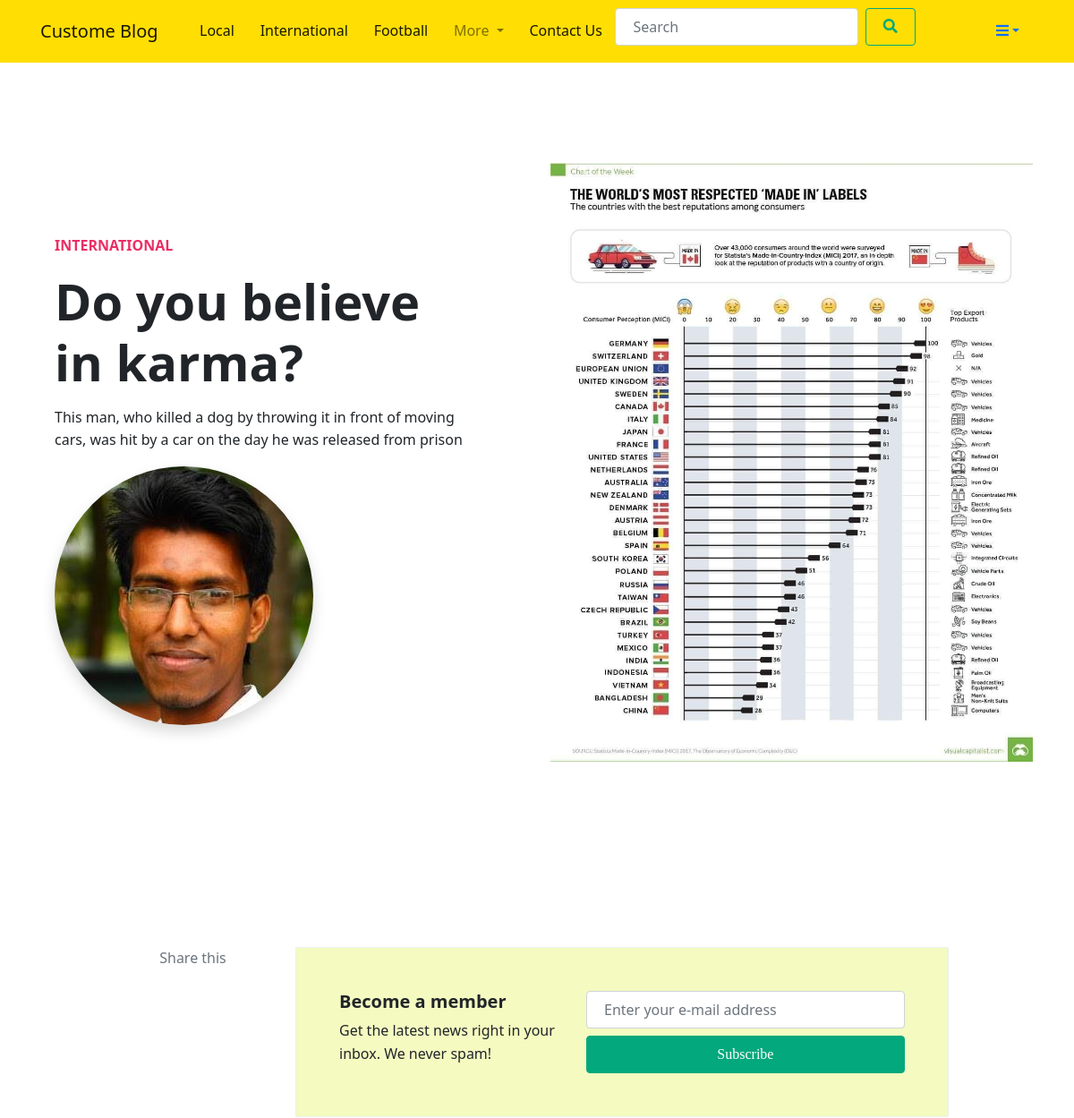
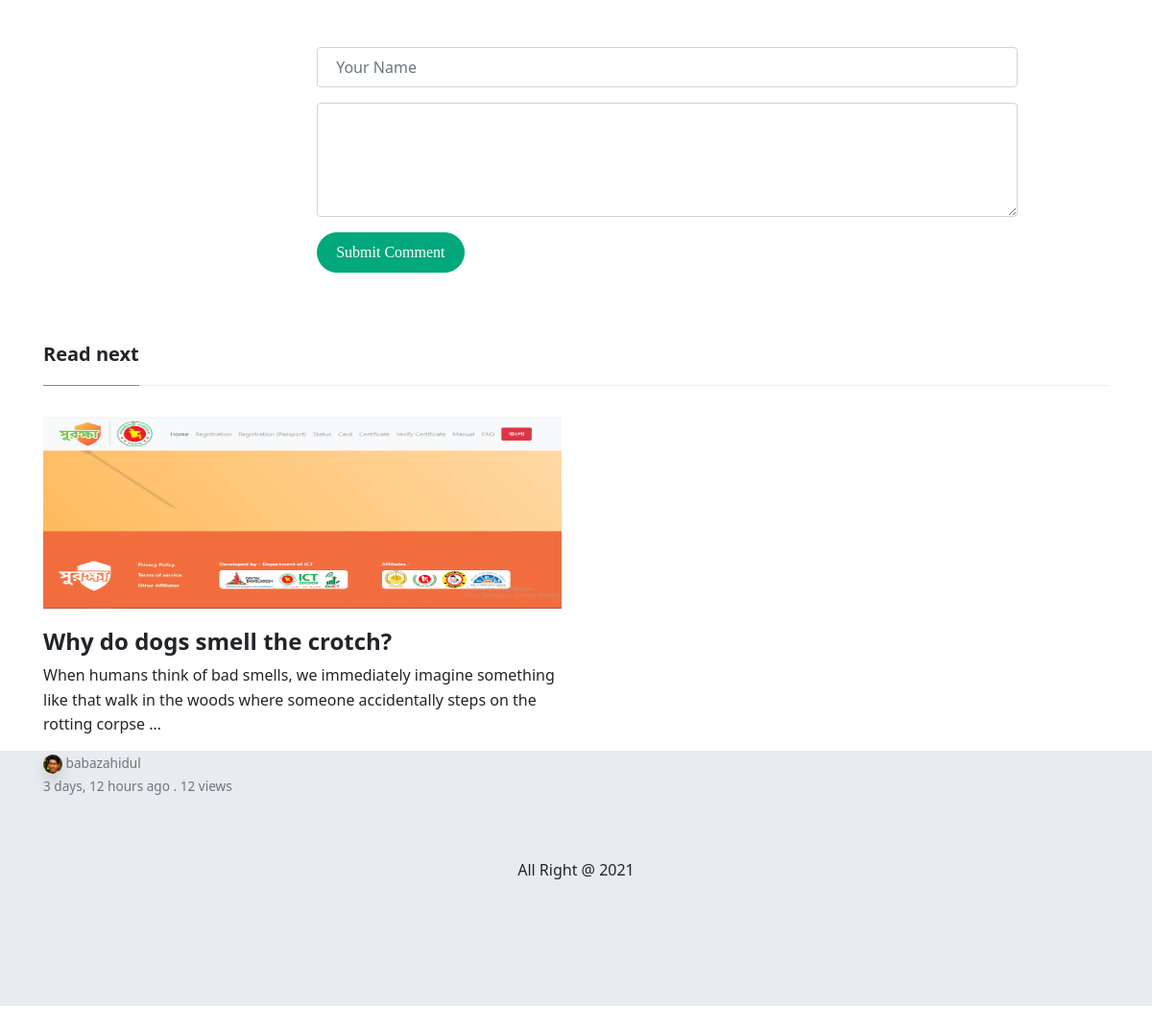
/post/view_post/1, run on the app's committed database (2 pictures, top to bottom).
### blog/models.py (models this page shows, shortened)
class Category(models.Model):
    name = models.CharField(max_length=20)
    slug = models.SlugField(null=True, blank=True)
    image = models.ImageField(null=True, upload_to='category/', blank=True)
    created_date = models.DateTimeField(auto_now=True)
    class Meta:
        verbose_name_plural = "Category"
    def __str__(self):
        return self.name

class Post(models.Model):
    title = models.CharField(max_length=100)
    description = models.TextField()
    image = models.ImageField(upload_to = "blog/feature_image/", blank=True, null=True)
    category = models.ForeignKey(Category, on_delete=models.SET_NULL, null=True)
    tags = models.ManyToManyField(Tag, blank=True)
    author = models.ForeignKey(Author, on_delete=models.SET_NULL, null=True)
    status = models.CharField(choices=STATUS, max_length=10, default='active')
    featured = models.BooleanField(default=False)
    visit_count = models.IntegerField(default=0)
    visible = models.BooleanField(default=True)
    created_date = models.DateTimeField(auto_now_add=True)
    class Meta:
        verbose_name_plural = "Post"

class Author(models.Model):
    author = models.OneToOneField(User, on_delete=models.SET_NULL, null=True)
    first_name = models.CharField(max_length=20)
    last_name = models.CharField(max_length=20)
    email = models.EmailField()
    designation = models.CharField(choices=DESIGNATION, max_length=20)
    author_img = models.ImageField(upload_to="author/", blank=True, null=True)
    author_status = models.CharField(choices=STATUS, max_length=12)
    class Meta:
        verbose_name_plural = "Author"

### blog/views.py (the view)
# urls.py: path('post/view_post/<int:id>', views.view_post, name='view_post'),
def view_post(request, id):
    post_obj = get_object_or_404(Post, id=id)
    post_obj.visit_count=post_obj.visit_count+1
    post_obj.save()
    related_post = Post.objects.filter(category=post_obj.category, author=post_obj.author).exclude(id=id).order_by('-id')[:4]
    first = related_post.first()
    rest_post = related_post[1:]
    context = {
        'post_obj':post_obj,
        'related_post':related_post,
        'first':first,
        'rest_post':rest_post
    }
    return render( request, 'post/view_post.html', context)

### blog/custome_context_processor.py (called while the page is built)
def menucategory(request):
    category_3 = Category.objects.all()\
        .annotate(num_post=Count('post'))\
        .order_by('-num_post')[:3]
    rest_category = Category.objects.all()\
        .annotate(num_post=Count('post'))\
        .order_by('-num_post')[3:]
    context = {
        'category_3' : category_3,
        'rest_category': rest_category,
    }
    return context

### templates/post/view_post.html (shortened to what this page needs)
{% extends 'base.html' %}
{% load static %}
{% block content %}
<div class="container">
	<div class="jumbotron jumbotron-fluid bg-white position-relative">
		<div class="h-100 tofront">
			<div class="row justify-content-between">
				<div class="col-md-6 pt-6 pb-6 pr-6 align-self-center">
					<p class="text-uppercase font-weight-bold">
						<a class="text-danger" href="">{{ post_obj.category }}</a>
					</p>
					<h1 class="display-4 secondfont mb-3 font-weight-bold">{{ post_obj.title }}</h1>
					<p class="mb-3">{{ post_obj.description }}</p>
					<div class="d-flex align-items-center">
						{% if post_obj.author.author_img %}
						<img class="rounded-circle shadow" src="{{ post_obj.author.author_img.url }}" alt="">
						{% else %}
						<img class="rounded-circle shadow"
							src="https://www.pngarts.com/files/11/Avatar-PNG-Transparent-Image.png" alt="">
						{% endif %}
					</div>
				</div>
				<div class="col-md-6 pr-0">
					<img src="{{ post_obj.image.url }}" alt="">
				</div>
			</div>
		</div>
	</div>
</div>
<div class="container pt-4 pb-4">
	<div class="row justify-content-center">
		<div class="col-lg-2 pr-4 mb-4 col-md-12">
			<div class="sticky-top text-center">
				<div class="text-muted">
					Share this
				</div>
			</div>
		</div>
		<div class="col-md-12 col-lg-8">
			<div class="border p-5 bg-lightblue">
				<div class="row justify-content-between">
					<div class="col-md-5 mb-2 mb-md-0">
						<h5 class="font-weight-bold secondfont">Become a member</h5>
						Get the latest news right in your inbox. We never spam!
					</div>
					<div class="col-md-7">
						<form action="{% url 'subscribe' %}" method="POST">
							<div class="row">
								<div class="col-md-12">
									<input type="email" name='subscribe' class="form-control"
										placeholder="Enter your e-mail address" required>
								</div>
								<div class="col-md-12 mt-2">
									<button type="submit" class="btn btn-success btn-block">Subscribe</button>
								</div>
							</div>
						</form>
					</div>
				</div>
			</div>
			<form style="margin-top:50px;" action="{% url 'comments' post_obj.id %}" method="POST">
				<div class="row form-group">
					<div class="col">
						<input type="text" name='name' class="form-control" placeholder="Your Name">
					</div>
				</div>
				<div class="form-group">
					<textarea class="form-control" name='body' id="exampleFormControlTextarea1" rows="4"></textarea>
				</div>
				<button type="submit" class="btn btn-primary btn-round">Submit Comment </button>
			</form>
			<br>
		</div>
	</div>
</div>
<div class="container pt-4 pb-4">
	<h5 class="font-weight-bold spanborder"><span>Read next</span></h5>
	<div class="row">
		<div class="col-lg-6">
			<div class="card border-0 mb-4 box-shadow h-xl-300">
				<div style="background-image: url(./assets/img/demo/3.jpg); ">
					<img src="{{ first.image.url }}" style="height: 200px; background-size: cover; background-repeat: no-repeat; width: 100%;" alt="">
				</div>
				<div class="card-body px-0 pb-0 d-flex flex-column align-items-start">
					<h2 class="h4 font-weight-bold">
					<a class="text-dark" href="{% url 'view_post' first.id %}"> {{ first.title}} </a>
					</h2>
					<p class="card-text">
						{{first.description|truncatechars:150}}
					</p>
					<div>
						<small class="d-block">
						{% if first.author.author_img %}
						    <img height="20" class="rounded-circle shadow" style="border-radius: 50%;" src="{{ first.author.author_img.url }}">
                        {% else %}
                            <img class="rounded-circle shadow" height="20" src="https://www.pngarts.com/files/11/Avatar-PNG-Transparent-Image.png" alt="">
                        {% endif %}
						<a class="text-muted" href="./author.html">{{first.author.author.username}}</a></small>
						<small class="text-muted">{{ first.created_date | timesince }} ago .  {{first.visit_count}} views</small>
					</div>
				</div>
			</div>
		</div>
		<div class="col-lg-6">
			<div class="flex-md-row mb-4 box-shadow h-xl-300">
			</div>
		</div>
	</div>
</div>
{% endblock %}

### templates/components/header.html (shortened to what this page needs)
{% load static %}
<nav class="navbar navbar-expand-lg navbar-light bg-warning fixed-top">
    <div class="container">
        <a class="navbar-brand" href="{% url 'home' %}">Custome Blog</a>
        <div class="collapse navbar-collapse" id="navbarSupportedContent">
            <ul class="navbar-nav me-auto mb-2 mb-lg-0">
                {% for category in category_3 %}
                <li class="nav-item">
                    <a class="nav-link active" aria-current="page" href="{% url 'home' %}">{{ category.name }}</a>
                </li>
                {% endfor %}
                <li class="nav-item dropdown">
                    <a class="nav-link dropdown-toggle" href="#" id="navbarDropdown" role="button"
                        data-bs-toggle="dropdown" aria-expanded="false">
                        More
                    </a>
                </li>
                <li class="nav-item">
                    <a class="nav-link active" aria-current="page" href="{% url 'contact_us' %}">Contact Us</a>
                </li>
                <li class="nav-item">
                    <form class="d-flex">
                        <input class="form-control me-2" type="search" placeholder="Search" aria-label="Search">
                        <button class="btn btn-outline-success" type="submit"><i class="fa fa-search"></i></button>
                    </form>
                </li>
            </ul>
            <div class="nav-item dropdown">
                <a class="nav-link dropdown-toggle" href="#" id="navbarDropdown" role="button"
                    data-bs-toggle="dropdown" aria-expanded="false"><i class="fas fa-bars"></i></a>
            </div>
        </div>
    </div>
</nav>

### data on the page
Category: name "Local"
Category: name "International"
Category: name "Football"
Post: category "INTERNATIONAL", title "Do you believe in karma?", description "This man, who killed a dog by throwing it in front of moving cars, was hit by a car on the day he was released from prison", author.author_img (picture), image (picture)
Post: image (picture), title "Why do dogs smell the crotch?", description "When humans think of bad smells, we immediately imagine something like that walk in the woods where someone accidentally steps on the rotting corpse …", author.author_img (picture), author.author.username "babazahidul", created_date "3 days, 12 hours", visit_count "12"
